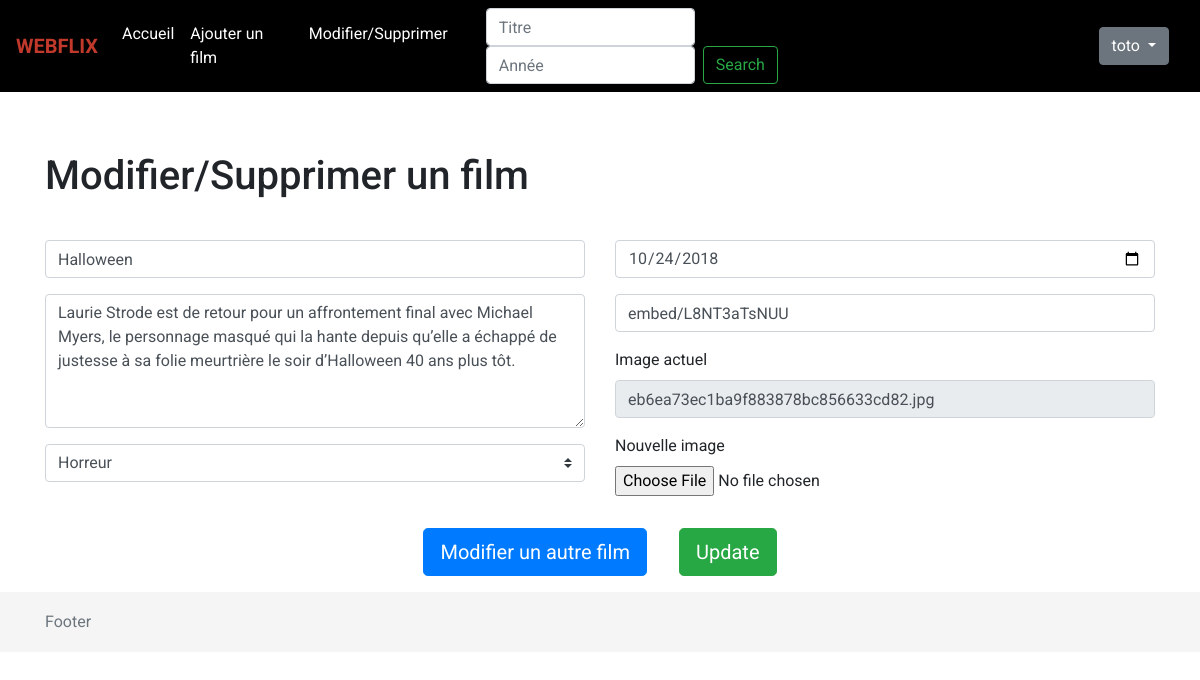
The page /movie_modify.php?id=2 (signed in) on the database its author committed.
### tables this page shows
CREATE TABLE `movie` (
  `id` int(11) NOT NULL,
  `title` varchar(255) DEFAULT NULL,
  `description` text,
  `video_link` varchar(255) DEFAULT NULL,
  `cover` varchar(255) DEFAULT NULL,
  `released_at` date DEFAULT NULL,
  `category_id` int(11) NOT NULL
);

### config/config.php (called while the page is built)
<?php
$siteName = 'Webflix';
$currentPageUrl = basename($_SERVER['SCRIPT_FILENAME'], '.php');

### movie_modify.php (the view, shortened to what this page needs)
<?php
require_once(__DIR__.'/partials/header.php');
if (isset($_GET['id'])) {
    $id = $_GET['id'];
    $getMovie = $db->query('SELECT * FROM movie WHERE id='.$id);
    $dataMovie = $getMovie->fetch();
    $getCategory = $db->query('SELECT * FROM category');
    $dataCategory = $getCategory->fetchAll();
}
?>
    <main class="container">
        <h1>Modifier/Supprimer un film</h1>
        <form class="row add_movie" method="post" enctype="multipart/form-data" action="movie_modify_post.php?id=<?= $dataMovie['id']?>" >
        <div class="col-lg-6 left">
            <input type="text" id="inputTitle" name="inputTitle" class="form-control" placeholder="Titre du film" value="<?= ucfirst($dataMovie['title']) ?>" required autofocus>
            <textarea id="inputDesc" name="inputDesc" class="form-control" rows="5" placeholder="Synopsis..." required><?= $dataMovie['description']?></textarea>
            <select class="custom-select" name="category" id="select_category" required>
            <?php
                foreach ($dataCategory as $category) {
                    if ($category['id'] === $dataMovie['category_id']) { ?>
                        <option selected value="<?= $category['id'] ?>"><?= ucfirst($category['name']) ?></option>
                <?php
                    } else{
                ?>
                    <option value="<?= $category['id'] ?>"><?= ucfirst($category['name']) ?></option>
                <?php
                    }
                }
            ?>
        </select>
        </div>
        <div class="col-lg-6 right">
            <input type="date" id="inputDate" name="inputDate" class="form-control" value="<?= $dataMovie['released_at'] ?>" required>
            <input type="text" id="inputLink" name="inputLink" class="form-control" placeholder="Iframe youtube" value="<?= $dataMovie['video_link'] ?>" required>
            <label>Image actuel</label>
            <input type="text" class="form-control" name="nameOld" value="<?= $dataMovie['cover'] ?>" disabled>
            <label for="img">Nouvelle image</label>
            <input id="img" name="img" type="file" class="form-control-file">
        </div>
            <a class="btn btn-lg btn-primary m-3" href="movie_modify_delete.php">Modifier un autre film</a>
            <input class="btn btn-lg btn-success m-3" type="submit" value="Update">
        </form>
    </main>
<?php
require_once(__DIR__.'/partials/footer.php'); ?>

### partials/header.php (shortened to what this page needs)
<?php
  require_once(__DIR__.'/../config/config.php');
?>
<!DOCTYPE html>
<html lang="fr">
  <head>
    <link rel="stylesheet" href="https://stackpath.bootstrapcdn.com/bootstrap/4.1.3/css/bootstrap.min.css">
    <link href="assets/css/style.css" rel="stylesheet">
    <link href="assets/css/signin.css" rel="stylesheet">
  </head>
  <body>
    <nav class="navbar navbar-expand-md">
      <a class="navbar-brand" href="index.php"><?php echo $siteName; ?></a>
      <div class="collapse navbar-collapse" id="navbar-webflix">
        <ul class="navbar-nav mr-auto col-lg-4">
            <li class="nav-item <?php echo ($currentPageUrl === 'index') ? 'active' : ''; ?>">
              <a class="nav-link" href="index.php">Accueil</a>
            </li>
          <?php if(!empty($_SESSION)) {?>
            <li class="nav-item <?= ($currentPageUrl === 'movie_add') ? 'active' : ''; ?>">
              <a class="nav-link" href="movie_add.php">Ajouter un film</a>
            </li>
            <li class="nav-item <?= ($currentPageUrl === 'movie_modify_delete') ? 'active' : ''; ?>">
              <a class="nav-link" href="movie_modify_delete.php">Modifier/Supprimer</a>
            </li>
          <?php } ?>
        </ul>
        <div class="d-flex justify-content-center col-lg-4">
          <form class="form-inline" method="post" action="movie_search.php">
            <input class="form-control mr-sm-2" type="search" placeholder="Titre" name="search" aria-label="Search" required>
            <input class="form-control mr-sm-2" type="number" placeholder="Année" min="1900" name="year">
            <button class="btn btn-outline-success my-2 my-sm-0" type="submit">Search</button>
          </form>
        </div>
        <div class="d-flex justify-content-end col-lg-4">
        <?php
        if(empty($_SESSION)) { ?>
          <button type="button" class="btn btn-outline-success" data-toggle="modal" data-target="#modalConnexion">Connexion</button>
        <?php }else{ ?>
          <div class="dropdown">
            <a class="btn btn-secondary dropdown-toggle" href="#" role="button" id="dropdownMenuLink" data-toggle="dropdown" aria-haspopup="true" aria-expanded="false">
              <?= $_SESSION['user'] ?>
            </a>
          </div>
        <?php }
        ?>
        </div>
      </div>
    </nav>

### partials/footer.php (shortened to what this page needs)
<footer class="footer">
    <div class="container">
        <span class="text-muted">Footer</span>
    </div>
</footer>
  </body>
</html>

### assets/css/style.css (style rules this page uses)
body > .container { padding: 60px 15px 0; }
body { font-family: 'Roboto', sans-serif; }
.navbar-brand { text-transform: uppercase; color: #c0392b !important; font-weight: 700; }
.navbar { background-color: black; }
.navbar a { color: #fff; }
a:link { text-decoration:none; }
.dropdown { margin-left: 2rem; }
.add_movie { margin-top: 2.5rem; justify-content: center; padding: 0; }
.add_movie label + input, textarea { margin-bottom: 1rem; }
.footer { position: sticky; bottom: 0; width: 100%; height: 60px; line-height: 60px; background-color: #f5f5f5; z-index: 10; }

### rows shown on the page
movie: inputTitle "Halloween", inputDesc "Laurie Strode est de retour pour un affrontement final avec Michael Myers, le personnage masqué qui la hante depuis qu’elle a échappé de justesse à sa folie meurtrière le soir d’Halloween 40 ans plus tôt.", inputDate "10/24/2018", inputLink "embed/L8NT3aTsNUU", nameOld "eb6ea73ec1ba9f883878bc856633cd82.jpg"

### other values the page prints
$siteName "WEBFLIX"
$_SESSION['user'] "toto"
form field category "Horreur"
